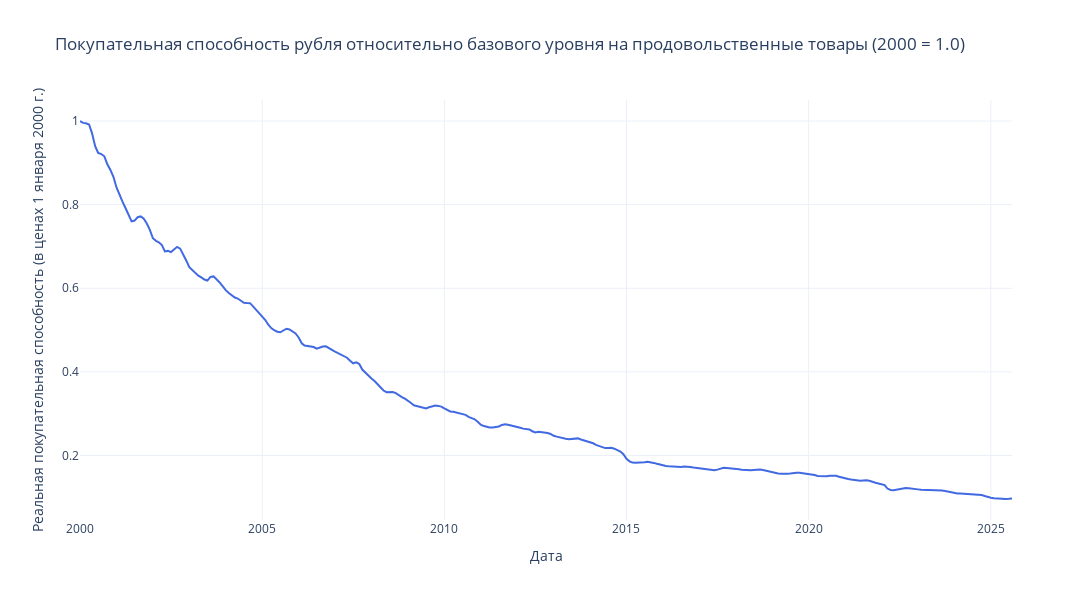

The notebook cell this image was saved under:
### Code cell
plot_2d_interactive(
    x=df_melted['date'],
    y=df_melted['real_ruble'],
    xlabel="Дата",
    ylabel="Реальная покупательная способность (в ценах 1 января 2000 г.)",
    title="Покупательная способность рубля относительно базового уровня на продовольственные товары (2000 = 1.0)"
)

### Figure 1 — Plotly figure (JSON) as saved in the notebook; plotly's stock layout.template omitted (floating-point values rounded to 4 significant figures; data arrays with more than 128 entries replaced by an {"elided": "..."} marker saying what was removed)
{"data": [{"hovertemplate": "Дата: %{x}<br>Значение: %{y:.4f} <extra></extra>", "line": {"color": "royalblue", "width": 2}, "mode": "lines", "x": {"elided": "308 str values"}, "y": {"elided": "308 float values"}, "type": "scatter"}], "layout": {"title": {"text": "Покупательная способность рубля относительно базового уровня на продовольственные товары (2000 = 1.0)"}, "xaxis": {"title": {"text": "Дата"}}, "yaxis": {"title": {"text": "Реальная покупательная способность (в ценах 1 января 2000 г.)"}}, "hovermode": "x unified", "width": 1100, "height": 600}}
